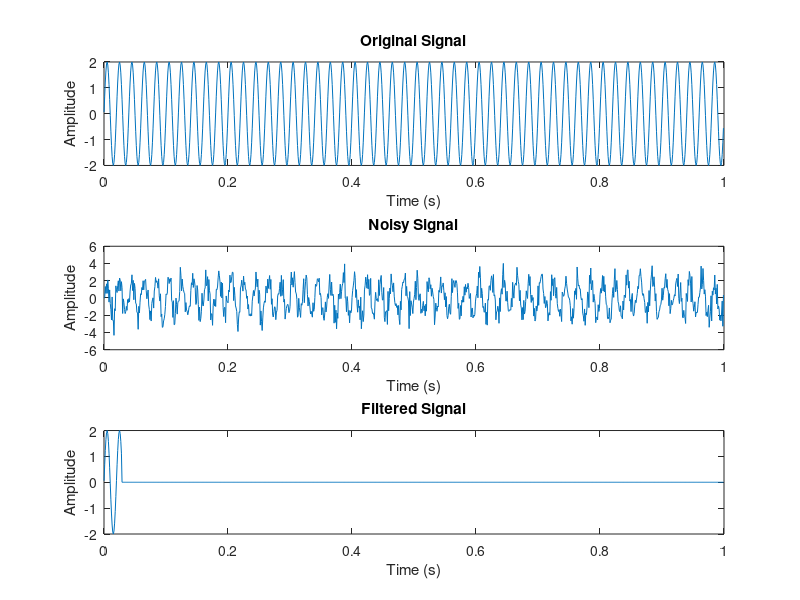
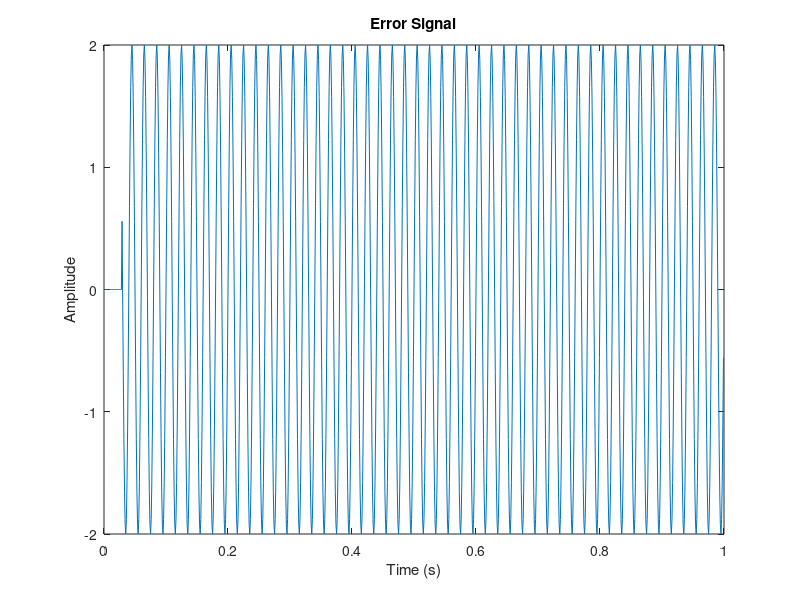

Write the MATLAB code that produced these figures, in order.
clc;
clear all;
close all;
% Generate a time vector from 0 to 1 with a step of 0.001 seconds
t = 0.0001:0.001:1;
% Create a clean sinusoidal signal with a frequency of 50 Hz and amplitude of 2
s = 2 * sin(2 * pi * 50 * t);
% Generate a noisy signal by adding Gaussian noise (mean=0, std=0.9) to the clean signal
n = numel(s);
A = s + 0.9 * randn(1, n);
% Initialize filter parameters
m = 30;
w = zeros(1, m);
wi = zeros(1, m);
e = zeros(1, n); % Initialize the error signal as a zero vector
mu = 0.0005;
% Adaptive filtering loop
for i = m:n
e(i) = s(i) - sum(wi .* A(i:-1:i-m+1));
w = w + 2 * mu * e(i) * A(i:-1:i-m+1);
end
% Plot the original signal, noisy signal, and filtered signal
figure;
subplot(3,1,1);
plot(t, s);
title('Original Signal');
xlabel('Time (s)');
ylabel('Amplitude');
subplot(3,1,2);
plot(t, A);
title('Noisy Signal');
xlabel('Time (s)');
ylabel('Amplitude');
subplot(3,1,3);
plot(t, s - e); % Filtered signal is s - e
title('Filtered Signal');
xlabel('Time (s)');
ylabel('Amplitude');
% Plot the error signal and monitor convergence
figure;
plot(t, e);
title('Error Signal');
xlabel('Time (s)');
ylabel('Amplitude');
% Calculate the Mean Squared Error (MSE) to assess performance
mse = mean(e.^2);
disp(['Mean Squared Error (MSE): ', num2str(mse)]);
